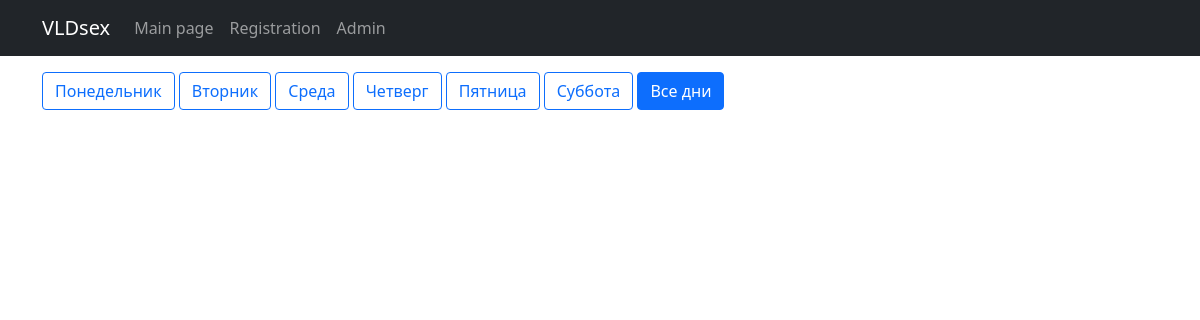
/, run on an earlier commit of the app's database.
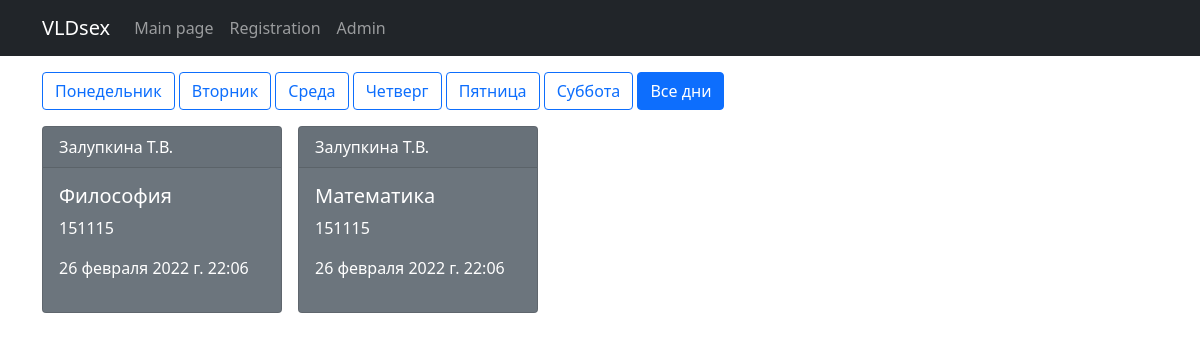
And on a later commit of the database.
### smartapp/models.py (models this page shows, shortened)
class Lesson(models.Model):
    idGroup = models.ForeignKey(Group, on_delete=models.CASCADE)
    idDiscipline = models.ForeignKey(Discipline, on_delete=models.CASCADE)
    idTeacher = models.ForeignKey(Teacher, on_delete=models.CASCADE)
    idHomework = models.ForeignKey(Homework, blank=True, null=True, on_delete=models.CASCADE)
    idComment = models.ForeignKey(Comment, blank=True, null=True, on_delete=models.CASCADE)
    datetime = models.DateTimeField()

class Teacher(models.Model):
    FIO = models.CharField(max_length=255)
    def __str__(self):
        return self.FIO

class Discipline(models.Model):
    disc_title = models.CharField(max_length=255)
    def __str__(self):
        return self.disc_title

class Group(models.Model):
    number = models.CharField(max_length=10)
    def __str__(self):
        return self.number

### smartapp/views.py (the view)
# urls.py: path('', index, name='home'),
def index(request):
    torrents = Lesson.objects.all()
    return render(request, 'smartapp/index.html', {'title': 'Главная страница', 'content': torrents})

### smartapp/templates/smartapp/index.html (shortened to what this page needs)
{% extends 'smartapp/basetempl.html' %}
{% block content %}
    <button type="button" class="btn btn-outline-primary mb-3" onclick='func(0)'>Понедельник</button>
    <button type="button" class="btn btn-outline-primary mb-3" onclick='func(1)'>Вторник</button>
    <button type="button" class="btn btn-outline-primary mb-3" onclick='func(2)'>Среда</button>
    <button type="button" class="btn btn-outline-primary mb-3" onclick='func(3)'>Четверг</button>
    <button type="button" class="btn btn-outline-primary mb-3" onclick='func(4)'>Пятница</button>
    <button type="button" class="btn btn-outline-primary mb-3" onclick='func(5)'>Суббота</button>
    <button type="button" class="btn btn-outline-primary mb-3" onclick='func(6)'>Все дни</button>
    <div class="d-flex flex-wrap ml-3" style="width: 100%;">
    {% for tor in content %}
        <div class="card text-white bg-secondary mb-3 me-3" style="width: 15rem;">
          <div class="card-header">{{ tor.idTeacher }}</div>
          <div class="card-body">
            <h5 class="card-title">{{ tor.idDiscipline }}</h5>
            <p class="card-text">{{ tor.idGroup }}</p>
            <p class="card-text">{{ tor.datetime }}</p>
          </div>
        </div>
    {% endfor %}
    </div>
{% endblock %}

What changed in the data, as far as the page shows it:
added Lesson: idTeacher "Залупкина Т.В.", idDiscipline "Философия", idGroup "151115", datetime "26 февраля 2022 г. 22:06"
added Lesson: idTeacher "Залупкина Т.В.", idDiscipline "Математика", idGroup "151115", datetime "26 февраля 2022 г. 22:06"
